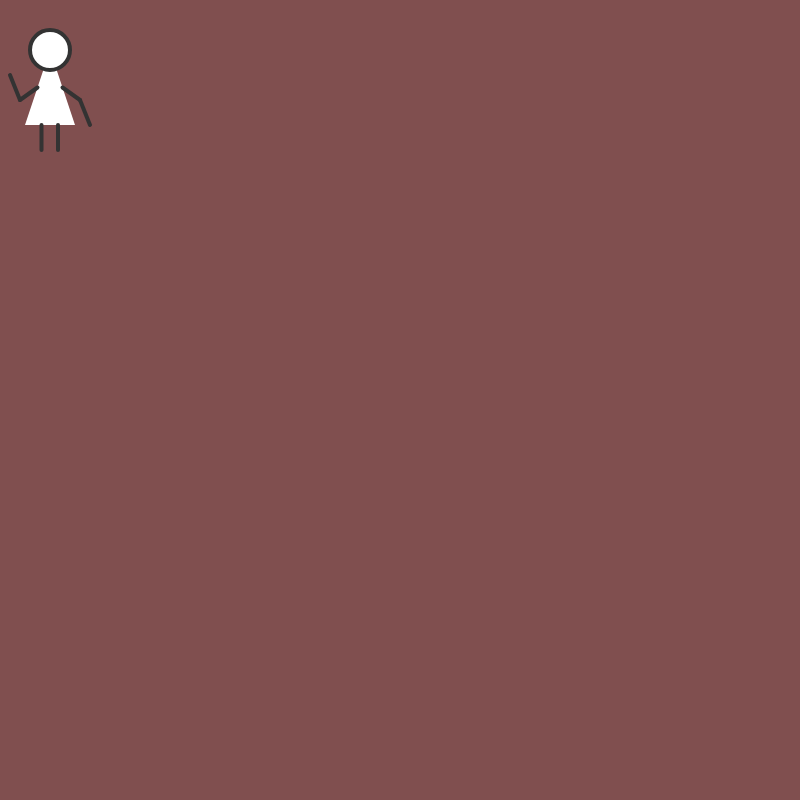
Frame 1 (no input)
Frame 60 (no input): identical to frame 1, image omitted
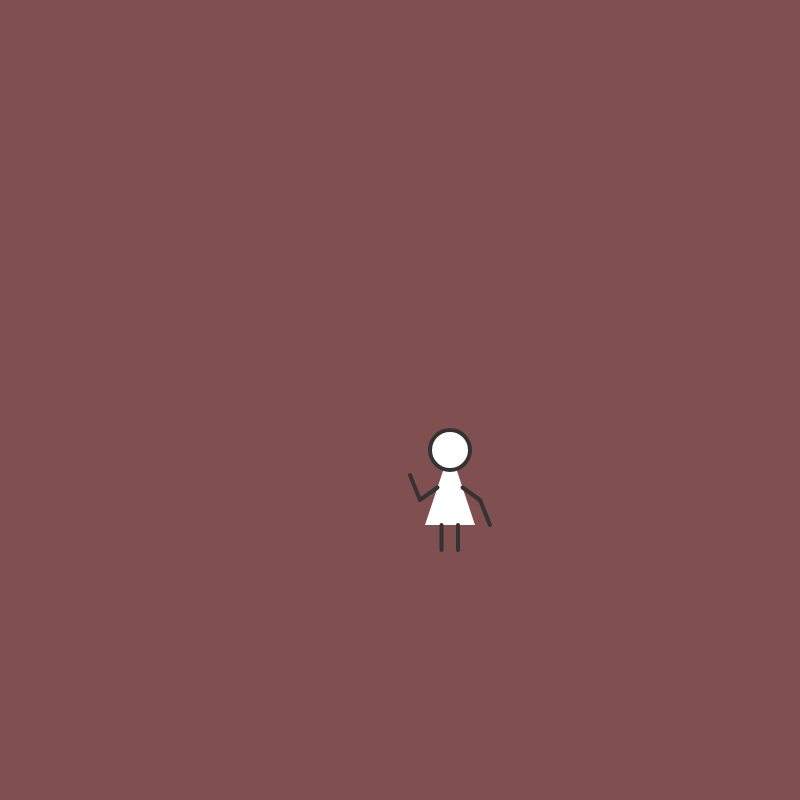
Frame 120 (the mouse pressed at the canvas centre since frame 60)

The p5.js sketch that drew these frames (run headless with seeded random() and noise() and a simulated clock; from frame 60 on, the mouse is pressed at the canvas centre):

// p5.js sketch
// ── sketch.js
let triangleWom;

function setup(){
  createCanvas(800,800);
  background(128,79,79);
  noStroke();
  triangleWom = new Woman(mouseX,mouseY);
}

function draw(){
	background(128,79,79);
	triangleWom = new Woman(mouseX,mouseY);
	triangleWom.triBody(); //make this entire thing its own function
	triangleWom.triArms();
	triangleWom.triLegs();
	triangleWom.triHead();
}

// class woman{

// 	constructor(x,y){
// 		this.x = x;
// 		this.y = y;
// 	}

// 	triBody(){
// 		noStroke();
// 		triangle(50+this.x,50+this.y,25+this.x,125+this.y,75+this.x,125+this.y);
// 	}
// 	triArms(){
// 		let leftBicepx = map(0.5,0,1,50+this.x,25+this.x); //half of the x distance of the left of the triangle
// 		let leftBicepy = map(0.5,0,1,50+this.y,125+this.y); //half of the y distance of the left of the triangle
// 		let rightBicepx = map(0.5,0,1,50+this.x,75+this.x); //half of the x distance of the right of the triangle
// 		let rightBicepy = map(0.5,0,1,50+this.y,125+this.y); //half of the y distance of the right of the triangle

// 		strokeWeight(4);
// 		stroke(51);
// 		line(leftBicepx,leftBicepy,20+this.x,100+this.y); //first line of left arm
// 		line(20+this.x,100+this.y,10+this.x,75+this.y); // second line of left arm

// 		line(rightBicepx,rightBicepy,80+this.x,100+this.y); //first line of right arm
// 		line(80+this.x,100+this.y,90+this.x,125+this.y) //second line of right arm
// 	}

// 	triLegs(){
// 		let leftLegx = map(3.3,0,10,25+this.x,75+this.x); //left leg starting position
// 		let rightLegx = map(6.6,0,10,25+this.x,75+this.x); //right leg starting position

// 		line(leftLegx,125+this.y,leftLegx,150+this.y);
// 		line(rightLegx,125+this.y,rightLegx,150+this.y);
// 	}

// 	triHead(){
// 		circle(50+this.x,50+this.y,40);
// 	}

// }




function mousePressed(){

  
}
// ── buildings.js
class Buildings{
	constructor(){
		this.heightVar = int(random(0,4)); //determines what height the building should be
		this.buildingX = 125; //later on put this into a makeBuilding method
		this.buildingHeight = 1; //intializing the buildingHeight variable
	}

	makeBuilding(x){
		this.heightBuild(); //calling the method that gives the neight of the building
		strokeWeight(2);
		rect(this.buildingX * x,this.buildingHeight,125,height-this.buildingHeight)
		strokeWeight(1);
		this.windows(x);
	}

	heightBuild(){
		//determines the building's actual height based on the random variable created earlier
		if(this.heightVar == 0){
			fill(175,191,192);
			this.buildingHeight = 250; //second tallest building
		} else if(this.heightVar == 1){
			fill(94);
			this.buildingHeight = 400; //middle building
		} else if(this.heightVar == 2){
			fill(110,120,120);
			this.buildingHeight = 550; //smallest building
		} else if(this.heightVar = 3){
			fill(200,195,190);
			this.buildingHeight = 150; //tallest building
		}
		//console.log(this.heightVar);
	}

	windows(winX){
		// let xWinVar = 10;
		// let yWinVar = 15;
		fill(221,249,255,70);
		if(this.heightVar == 0){
			for(let i = 0; i < 4; i++){
				for(let j = 0; j < 10; j++){
			rect((this.buildingX * winX) + 7 + (30*i), this.buildingHeight + 10+(50*j),20,40);
				}
			}
		} else if(this.heightVar == 1){
			for(let i = 0; i < 3; i++){
				for(let j = 0; j < 5; j++){
			rect((this.buildingX * winX) + 7 + (40*i), this.buildingHeight + 10+(70*j),30,60);
				}
			}		
		} else if(this.heightVar == 2){
			for(let i = 0; i < 2; i++){
				for(let j = 0; j < 5; j++){
			rect((this.buildingX * winX) + 7 + (60*i), this.buildingHeight + 10+(40*j),50,30);
				}
			}
		} else if(this.heightVar = 3){
			for(let i = 0; i < 2; i++){
				for(let j = 0; j < 10; j++){
			rect((this.buildingX * winX) + 7 + (60*i), this.buildingHeight + 10+(60*j),50,50);
				}
			}
		}
	}

}
// ── car.js
class Car{
	
	constructor(){
		this.randCarCol = int(random(0,3));
	}

	buildCar(carX,carY){
		strokeWeight(2);
		this.carColor();
		this.carBody(carX,carY);
		this.windows(carX,carY);
		this.wheels(carX,carY);
	}

	carBody(x,y){
		beginShape();
		// line(0+x,58+y,11+x,33+y);
		// line(11+x,33+y,43+x,33+y);
		// line(43+x,33+y,58+x,0+y);
		// line(58+x,0+y,142+x,0+y);
		// line(142+x,0+y,155+x,33+y);
		// line(155+x,33+y,188+x,33+y);
		// line(188+x,33+y,200+x,58+y);
		// line(200+x,58+y,0+x,58+y);

		vertex(0+x,58+y);
		vertex(11+x,33+y);
		vertex(43+x,33+y);
		vertex(58+x,0+y);
		vertex(142+x,0+y);
		vertex(155+x,33+y);
		vertex(188+x,33+y);
		vertex(200+x,58+y);
		endShape();
	}

	windows(x,y){
		fill(160, 227, 255, 70);
		quad(51+x,29+y,62+x,5+y,82+x,5+y,82+x,29+y);
		rect(88+x,5+y,28,24);
		quad(121+x,29+y,121+x,5+y,138+x,5+y,149+x,29+y);
	}

	wheels(x,y){
		fill(100);
		circle(63+x,58+y,36);
		circle(135+x,58+y,36);
	}

	carColor(){
		//console.log(this.randCarCol);
		if(this.randCarCol == 0){
			fill(92, 27, 27);
		} else if(this.randCarCol == 1){
			fill(15, 25, 54);
		} else if (this.randCarCol == 2){
			fill(22, 31, 23);
		}
	}



}
// ── dayChange.js
class dayChange{	 //class for the changing lights
	constructor(x,y){
		this.x = x;
		this.y = y;
		this.circX = random(0,800);
		this.circY = random(0,800);
		this.position = new createVector(random(0,800),random(0,800));
		this.velocity = new createVector(1,1);
	}

	night(){
		fill(222, 255, 252);
		stroke(140, 147, 168);
		circle(this.x,this.y,80);
	}

	lightsMove(x,y){
		fill(random(0,225),random(0,225),random(0,225),60);
		noStroke();
		circle(this.position.x +x,this.position.y +y,80);
		this.position.add(this.velocity);
	}

	lightsMoveConcert(y){
		fill(random(0,225),random(0,225),random(0,225),60);
		noStroke();
		circle(this.circX,0 +y,80);
		this.position.add(this.velocity);
	}
}
// ── instruments.js
class Instruments{
	constructor(){

	}

	drum(){
		stroke(0);
		strokeWeight(2);
		line(75,280, 75,360);
		line(91,337,91,373);
		line(231,337,231,373);
		line(244,271,244,360);

		fill(255, 224, 102);
		triangle(45,280,76,268,104,280);
		triangle(210,270,242,260,278,270);

		fill(242, 95, 92);
		rect(70,305,52,30);
		rect(210,305,45,30);

		circle(160,340,80);
	}

	guitar(){
		stroke(0);
		strokeWeight(2);

		fill(36, 123, 160);
		quad(636,335,705,300,725,330,658,368);
		quad(710,307,757,275,763,287,717,317);

		line(644,344,755,275);
		line(645,350,760,277);
		line(648,343,762,280);
		line(650,355,764,283);

		line(750,272,764,297);
		line(745,275,758,297);
	}

	microphone(){
		stroke(0);
		strokeWeight(2);
		fill(235);

		circle(420,360,14);

		quad(425,358,437,365,435,370,423,363);

		line(430,368,430,440);

		triangle(400,455,430,440,455,455);
	}

}
// ── people.js
class People{

	constructor(){
		this.concTriX = random(-50,750);
		this.concTriY = random(450,780);
		this.concRectX = random(-50,750);
		this.concRectY = random(450,780);
	}

	triPerson(triX,triY){
		this.triBody(triX,triY);
		this.Arms(triX,triY);
		this.Legs(triX,triY);
		fill(200);
		this.Head(triX,triY);
	}

	rectPerson(rectX,rectY){
		this.rectBody(rectX,rectY);
		this.Arms(rectX,rectY);
		this.Legs(rectX,rectY);
		fill(200);
		this.Head(rectX,rectY);
		}

	roundPerson(roundX,roundY){
		this.roundBody(roundX+15,roundY+30);
		this.Arms(roundX,roundY);
		this.Legs(roundX,roundY);
		fill(200);
		this.Head(roundX,roundY);
	}

	concTriPerson(x,y){
		this.triBody(this.concTriX + x,this.concTriY + y);
		this.Arms(this.concTriX + x,this.concTriY + y);
		this.Legs(this.concTriX + x,this.concTriY + y);
		fill(200);
		this.Head(this.concTriX + x,this.concTriY + y);
	}

	concRectPerson(x,y){
		this.rectBody(this.concRectX + x,this.concRectY + y);
		this.Arms(this.concRectX + x,this.concRectY + y);
		this.Legs(this.concRectX + x,this.concRectY + y);
		fill(200);
		this.Head(this.concRectX + x,this.concRectY + y);
		}


	triBody(x,y){
		noStroke();
		triangle(50+x,50+y,25+x,125+y,75+x,125+y);
	}

	rectBody(x,y){
		noStroke();
		rect(35+x,70+y,30,55);
	}

	roundBody(x,y){
		noStroke();
		ellipse(35+x,70+y,30,60);
	}

	Arms(x,y){
		let leftBicepx = map(0.5,0,1,50+x,25+x); //half of the x distance of the left of the triangle
		let leftBicepy = map(0.5,0,1,50+y,125+y); //half of the y distance of the left of the triangle
		let rightBicepx = map(0.5,0,1,50+x,75+x); //half of the x distance of the right of the triangle
		let rightBicepy = map(0.5,0,1,50+y,125+y); //half of the y distance of the right of the triangle

		strokeWeight(4);
		stroke(200);
		line(leftBicepx,leftBicepy,20+x,100+y); //first line of left arm
		line(20+x,100+y,10+x,75+y); // second line of left arm

		line(rightBicepx,rightBicepy,80+x,100+y); //first line of right arm
		line(80+x,100+y,90+x,125+y) //second line of right arm
	}

	Legs(x,y){
		let leftLegx = map(3.3,0,10,25+x,75+x); //left leg starting position
		let rightLegx = map(6.6,0,10,25+x,75+x); //right leg starting position

		line(leftLegx,125+y,leftLegx,150+y);
		line(rightLegx,125+y,rightLegx,150+y);
	}

	Head(x,y){
		stroke(51);
		circle(50+x,50+y,40);
	}

	dancePair(pairX,pairY){ //draws the people as a pair
		//figure out how to get the people to dance around
		push()
		//rotate(radians(random(0,5)));
		translate(pairX,pairY);
		fill(219, 213, 110);
		this.triPerson(0,0);
		//pop();
		//push();
		//rotate(radians(random(355,360)));
		fill(189, 147, 216);
		this.rectPerson(50,0); //moves the rect person to the right of the tri person
		pop();
	}

	personMove(){
		// let moveUp = true;
		// let moveDown = false;
		// if(moveUp == true){
			//for(let i = 0; i < 9; i++){
		//+x =+x+0.5;
			// if+x >= 10){
			// +x =+x-0.5;
			// }
		//}
		// x
	}

}
// ── rainbowLights.js
class rainbowLights{
	constructor(){
		this.x = x;
		this.y = y;
	 	this.circX = random(0,800);
		this.circY = random(0,800);
		this.position = new createVector(random(0,800),random(0,800));
		this.velocity = new createVector(1,1);
	}


}
// ── woman.js
class Woman{

	constructor(x,y){
		this.x = x;
		this.y = y;
	}

	triBody(){
		noStroke();
		triangle(50+this.x,50+this.y,25+this.x,125+this.y,75+this.x,125+this.y);
	}
	triArms(){
		let leftBicepx = map(0.5,0,1,50+this.x,25+this.x); //half of the x distance of the left of the triangle
		let leftBicepy = map(0.5,0,1,50+this.y,125+this.y); //half of the y distance of the left of the triangle
		let rightBicepx = map(0.5,0,1,50+this.x,75+this.x); //half of the x distance of the right of the triangle
		let rightBicepy = map(0.5,0,1,50+this.y,125+this.y); //half of the y distance of the right of the triangle

		strokeWeight(4);
		stroke(51);
		line(leftBicepx,leftBicepy,20+this.x,100+this.y); //first line of left arm
		line(20+this.x,100+this.y,10+this.x,75+this.y); // second line of left arm

		line(rightBicepx,rightBicepy,80+this.x,100+this.y); //first line of right arm
		line(80+this.x,100+this.y,90+this.x,125+this.y) //second line of right arm
	}

	triLegs(){
		let leftLegx = map(3.3,0,10,25+this.x,75+this.x); //left leg starting position
		let rightLegx = map(6.6,0,10,25+this.x,75+this.x); //right leg starting position

		line(leftLegx,125+this.y,leftLegx,150+this.y);
		line(rightLegx,125+this.y,rightLegx,150+this.y);
	}

	triHead(){
		circle(50+this.x,50+this.y,40);
	}

}
